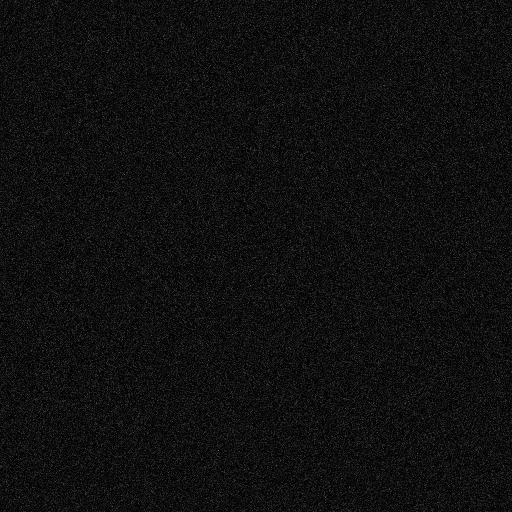
#> input picture GUIA1/PAIByB-1/Noise-1.tif, 512 x 512 px
$ jupyter execute --allow-errors informe.ipynb   (shell and % lines are left out)
#> lines starting #> are read from the running program, lines starting #| are printed output that depends on the picture; pictures that were not available may be replaced by others from this repository, and a replacement may not be noted
### GUIA1/stat_noise_estimation.py
import os
import numpy as np
import json
import pandas as pd
import cv2
import matplotlib.pyplot as plt
from scipy.stats import norm
from typing import Tuple, Dict, Any


def load_stat_data(data_path: str) -> Tuple[Dict[str, Any], Dict[str, pd.DataFrame]]:
    """
    Search for saved data from image segment analysis
    :param data_path: directory
    :return: stat_data, with statistical analysis,
             hist_dict, with a dataframe for each image's histogram
    """
    data_dict = {}
    hist_dict = {}
    for image in os.listdir(data_path):
        for file in os.listdir(os.path.join(data_path, image)):
            if file.endswith('.json'):
                data_dict[image] = json.load(open(os.path.join(data_path, image, file), 'r'))
            elif file.endswith('.csv'):
                hist_dict[image] = pd.read_csv(os.path.join(data_path, image, file))

    return data_dict, hist_dict


def stat_noise_reconstruction(data_dict: Dict[str, Any],
                              input_dir: str,
                              output_dir: str) -> None:
    """
    Reconstruct noise from statistical analysis of an image ROI selection
    :param data_dict: returned from load_stat_data
    :param input_dir: image origin dir
    :param output_dir: image reconstruction dir
    :return: None
    """
#> called with input_dir = 'PAIByB-1', output_dir = 'noise_estimation/stat_estimation'
    for fname in os.listdir(input_dir):
        noise = fname.split('.')[0]
        ruido_real = cv2.imread(os.path.join(input_dir, fname), cv2.IMREAD_GRAYSCALE)
#> ruido_real is the input picture: shape (512, 512); min 0, max 103, mean 15.6
        stats = data_dict[noise]
        ruido_reconstruido = np.random.normal(loc=stats['mean'],
                                              scale=stats['desv_est'],
                                              size=ruido_real.shape)
        fig, axs = plt.subplots(1, 2, figsize=(10, 5))
        axs[0].imshow(ruido_real, vmin=0, vmax=255, cmap='gray')
        axs[0].set_title(f'Imagen original: {noise}')
        axs[1].imshow(ruido_reconstruido, vmin=0, vmax=255, cmap='gray')
        axs[1].set_title('Ruido reconstruido con media y varianza')
        plt.show()

        cv2.imwrite(os.path.join(output_dir, f"{noise}_stat.png"), ruido_reconstruido)


def hist_noise_reconstruction(hist_dict: Dict[str, Any],
                              input_dir: str,
                              output_dir: str) -> None:
    """
    Reconstruct image noise from the histogram of a ROI selection
    :param hist_dict: returned from load_stat_data
    :param input_dir: image origin dir
    :param output_dir: reconstructed image dir
    :return: None
    """

    for fname in os.listdir(input_dir):
        noise = fname.split('.')[0]
        hist_df = hist_dict[noise]
        I, h = hist_df['gray_lvl'], hist_df['hist_value']
        mu = np.dot(I, h) / h.sum()
        sigma = np.sqrt(np.dot((I - mu) ** 2, h) / h.sum())
        bell_curve = norm.pdf(x=I, loc=mu, scale=sigma) * h.sum()

        fig, ax = plt.subplots()
        ax.plot(hist_df['gray_lvl'], hist_df['hist_value'])
        ax.plot(hist_df['gray_lvl'], bell_curve)
        ax.set_title(f'Histograma vs. ajuste gaussiano para {noise}')
        plt.show()

        # Calculo DMA
        DMA = np.abs(I - mu).dot(h) / h.sum()
        print(f"{DMA=:.3f}")

        # Reconstruimos
        ruido_real = cv2.imread(os.path.join(input_dir, fname), cv2.IMREAD_GRAYSCALE)
        ruido_reconstruido = np.random.normal(loc=mu,
                                              scale=sigma,
                                              size=ruido_real.shape)
        fig, axs = plt.subplots(1, 2, figsize=(10, 5))
        axs[0].imshow(ruido_real, vmin=0, vmax=255, cmap='gray')
        axs[0].set_title(f'Imagen original: {noise}')
        axs[1].imshow(ruido_reconstruido, vmin=0, vmax=255, cmap='gray')
        axs[1].set_title('Ruido reconstruido con el histograma')
        plt.show()

        # Guardamos
        cv2.imwrite(os.path.join(output_dir, f"{noise}_hist.png"), ruido_reconstruido)

### GUIA1/informe.ipynb
<center>

# Trabajo Práctico 1: estimación de ruido y denoising

## Procesamiento Avanzado de Imágenes en Biomedicina y Biología

### Segundo Cuatrimestre 2024

<table>
      <tr>
        <th>Alumnos</th>
        <th>Legajos</th>
      </tr>
      <tr>
        <td>
          Bajlec, Ivo<br>
          Grau, Gonzalo Andrés<br>
          Neira, Lucas Matias
        </td>
        <td>
          62175<br>
          62259<br>
          61750<br>
        </td>
      </tr>
    </table>

**Docente**: Roberto Sebastián Tomás

**Fecha de entrega**: 02/09/2024

</center>

[cell 1]
# Imports necesarios para el resto del archivo
import matplotlib.pyplot as plt
import numpy as np
import cv2
import os
import pandas as pd
from fft_analysis import *
from snr_estimation import *
from img_roi_analyzer import *
from stat_noise_estimation import load_stat_data, stat_noise_reconstruction, hist_noise_reconstruction
from test_wavelet import *

## Objetivos del trabajo
Mediante el siguiente trabajo, se buscará mejorar la calidad de imágenes biomédicas inherentemente ruidosas. Para ello, se aplicarán técnicas de estimación de ruido y denoising, incluyendo estimaciones estadísticas a partir de regiones de interés homogéneas (ROI, por la sigla en inglés *region of interest*), análisis en el dominio frecuencial, y descomposición por transformadas de wavelets. Luego, se evaluarán los resultados obtenidos mediante métricas relacionadas al *signal to noise ratio* (SNR) de las reconstrucciones.

## Aclaración sobre el formato del informe

Debido a que dedicamos archivos .py y .ipynb específicos para cada subítem del trabajo, para mayor modularización y prolijidad, optamos por no incluir gran parte del código fuente en el informe. En todo momento, se hará referencia a los archivos utilizados para generar las figuras, los cuales están disponibles en el repositorio de este informe.

## Primera parte: análisis y reconstrucción de ruido mediante procesamiento de ROIs

En la siguiente sección, se desarrollará un análisis de las imágenes contenidas en la carpeta PAIByB-1, muestreando adecuadamente sus segmentos ruidosos.

#### 1.1, 1.2: Escriban un código en Python que les permita trazar una linea y un rectángulo de dimensiones BxH en diferentes porciones de en una imagen, calcule histograma, varianza y valor esperado de las imágenes obtenidas en el inciso anterior, y guarde los resultados.

Para esta parte del proyecto, se desarrolló una interfaz gráfica con PyQT6 que permite escoger una imagen desde un directorio indicado por el usuario, seleccionar una ROI en forma de línea o de rectángulo. A partir de esto, se puede visualizar el perfil de la imágen como una señal de intensidad vs. distancia en pixeles (promediando por sobre las filas para el caso de la ROI rectangular). Finalmente, se procede a guardar en un archivo dedicado (dentro de la carpeta `infosaves`, con la extesión `.json`) los siguientes valores:
- Media de intensidad de gris en la ROI
- Forma y ubicación de la ROI seleccionada
- Desviación estándar
- Nombre de la imagen de proveniencia

Al mismo tiempo, se guardó un histograma calculado por sobre las intensidades de grisis en el segmento, en formato `.csv`

Para acceder al código fuente, ver el archivo `img_roi_analyzer.py`

#### 1.3: Reconstrucción de ruido en base a análisis estadístico de segmentos

Haciendo uso de las características extraídas con la GUI del ítem anterior, se intentó reconstruir el ruido de las imágenes de la carpeta `PAIByB-1` mediante el análisis estadístico de ROI seleccionadas manualmente. Las funciones para realizar este análisis se encuentran en el archivo `stat_noise_estimation.py`, y las estimaciones sobre las imágenes de `PAIByB-1` se encuentran en el notebook `a01_stat_estimation.ipynb`.

A continuación, se procede a visualizar las estimaciones obtenidas mediante análisis de media y varianza, simulando al ruido mediante un distribución normal:

[cell 2]
def multi_image_comp_plot(original_img_dir: str,
                          reconstructed_img_dir: str,
                          title: str='Reconstruccion') -> None:
    """
    Plots original images against reconstruted ones,
    Args:
        dir_original (str): path for original images
        dir_reconstructed (str): path for reconstructions
    """
    original_files = os.listdir(original_img_dir)
    reconstructed_files = os.listdir(reconstructed_img_dir)

    original_rec_dict = {original_file: reconstructed_file for original_file in original_files
                         for reconstructed_file in reconstructed_files
                         if original_file.split('.')[0] in reconstructed_file}

    fig, axs = plt.subplots(len(original_files), 2, figsize=(10, 20))
    i = 0

    for original, reconstructed in original_rec_dict.items():
        img_original = cv2.imread(os.path.join(original_img_dir, original), cv2.IMREAD_GRAYSCALE)
        img_reconstructed = cv2.imread(os.path.join(reconstructed_img_dir, reconstructed), cv2.IMREAD_GRAYSCALE)

        axs[i, 0].imshow(img_original, cmap='gray', vmin=0, vmax=255)
        axs[i, 0].set_title(f'Imagen original {original}')
        axs[i, 1].imshow(img_reconstructed, cmap='gray', vmin=0, vmax=255)
        axs[i, 1].set_title(title)
        axs[i, 0].axis('off')
        axs[i, 1].axis('off')

        i += 1

    plt.axis('off')
    plt.show()

[cell 3]
# Recolectamos la información de las slices obtenidas con la GUI
datadir = 'infosaves'
data_dict, hist_dict = load_stat_data(datadir)

# Estimamos el ruido
noise_dir = 'PAIByB-1'
output_dir = 'noise_estimation/stat_estimation'

#> (the rest of this cell did not finish here and is left out)

Luego, mediante análisis del histograma, se ajustó una distribución normal a cada figuras:

[cell 4]
output_dir = 'noise_estimation/hist_estimation'
#> (the rest of this cell did not finish here and is left out)

#### 1.4 Análisis de ruido a través de la Transformada de Fourier en 2D

Para la estimación de ruido, en primer lugar se llevará a cabo un análisis de la magnitud espectral de dos imágenes de `PAIByB-1` para una mejor lectura del NB. En particular, se trabajará con `Noise-1.tif` y`Noise-4.tif`.

Las función para llevar a cabo este análisis se llama `cr8FFTimgsPlots` la cual se encuentra en el archivo `fft_analysis.py`. Para ver una mejor demostración de la aplicación de esta función, se sugiere revisar el NB `ff_analysis.ipynb`.

La magnitud espectral se analizará con imágenes en 2 y 3 dimensiones para una mejor compresión. Esto es con el fin de poder comparar la 'altura' del nivel de ruido entre `Noise-1.tif` y `Noise-4.tif`.

Comparando la magnitud de cada imagen, se puede decir que el ruido de `Noise-1.tif` está en el orden de 80 db como máximo, mientras que para `Noise-4.tif` el ruido se encuentra en el orden de más de 90 dB como máximo. Observando las imagenes, claramente hay una correlación entre la cantidad de ruido en cada una y su magnitud espectral, siendo mayor en el caso de `Noise-4.tif`.

#### 1.5: estimación de ruido con Wavelets

Para la estimación de ruido mediante la descomposición de wavelet, se optó por realizar una recomposiscion de la imagen mediante las componentes de ruido de alta frecuencia.
Esto se logra seleccionando un nivel de descomposición a tavez de la funcion `wavedec2`  de la librería `Pywavelets`. Luego una vez obtenidos todos los componentes de ese nivel, se modifica a 0 el componente de baja frecuencia. Así la imagen reconstruida
es una combinancion del ruido de alta frecuencia.

[cell 5]
path_ruido = 'PAIByB-1'
path_estim_wav = 'noise_estimation/wavelet_estimation'
multi_image_comp_plot(path_ruido, path_estim_wav)
#> (the call stopped at in multi_image_comp_plot, `fig, axs = plt.subplots(len(original_files), 2, figsize=(10, 20))`: IPython is not available in this run)

#### 1.6: Cuantificación del denoising

Para cuantificar la eficiencia del denoising, se calcularon el peak-SNR y el SSIM. Estas funciones fueron implementadas en `snr_estimation.py`, utilizando la implementación de SSIM disponible en scikit-image. El propio código para obtener estos resultados se encuentra en `snr_metrics.ipynb`. A continuación, se muestran los resultados obtenidos para cada caso:

- Método de reconstrucción de ruido: **Varianza Local**

[cell 6]
metrics_dir = 'metrics'
noise_stat_df = pd.read_csv(os.path.join(metrics_dir, 'noise_stat.csv'), index_col=0)
#> (reads GUIA1/metrics/noise_stat.csv from the repository)
noise_stat_df

- Método de reconstrucción de ruido: **Estimación Estadística del Histograma**

[cell 7]
noise_hist_df = pd.read_csv(os.path.join(metrics_dir, 'noise_hist.csv'), index_col=0)
#> (reads GUIA1/metrics/noise_hist.csv from the repository)
noise_hist_df

- Método de reconstrucción de ruido: **Transformada Wavelets**

[cell 8]
noise_wavelet_df = pd.read_csv(os.path.join(metrics_dir, 'noise_wavelet.csv'), index_col=0)
#> (reads GUIA1/metrics/noise_wavelet.csv from the repository)
noise_wavelet_df

## Segunda parte: denoising aplicado a imágenes biomédicas

En esta sección, utilizaremos estimaciones del ruido en las imágenes de la carpeta PAIByB-2 para poder así extraer estas componentes y conservar únicamente la información relevante

#### 2.1 Estimación de ruido por análisis estadístico de ROIs
Haciendo uso de la interfaz creada para el subitem 1.1, se extrajeron segmentos rectangulares homogéneos del fondo de las imágenes presentes en `PAIByB-2`, para posteriormente analizarlas y simular su ruido mediante una distribución normal. Para ello, se utilizaron las funciones definidas en `stat_noise_estimation.py`, y se ejecutó el análisis en `a02_pies_stat_noise.ipynb`.

A continuación, se muestran los resultados obtenidos:

[cell 9]
#Reconstruimos el ruido con media y varianza
noise_dir = 'PAIByB-2'
output_dir = 'noise_estimation/stat_estimation'
image_dir = 'PAIByB-2'
#> (the rest of this cell did not finish here and is left out)

#> call 2 of stat_noise_reconstruction, with input_dir = 'PAIByB-2', output_dir = 'noise_estimation/stat_estimation'
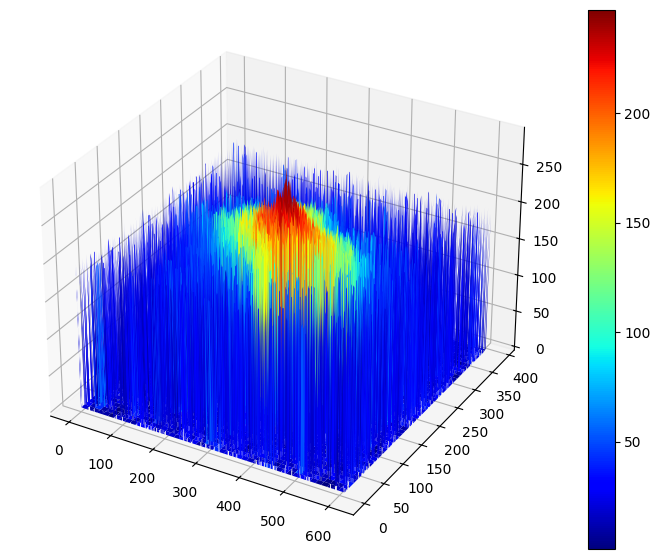
#> input picture GUIA1/Informe/figures/caratula.png, 660 x 559 px, found by its file name
#> in stat_noise_reconstruction (call 2), `ruido_real = cv2.imread(os.path.join(input_dir, fname), cv2.IMREAD_GRA..`:
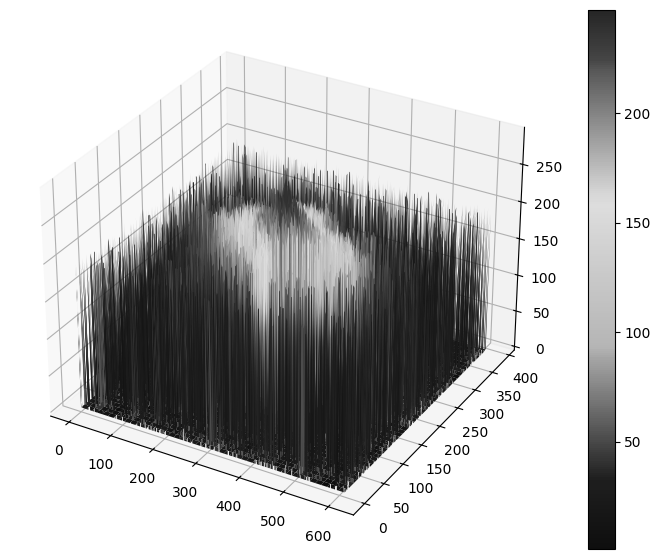
#> ruido_real: shape (559, 660); min 0, max 255, mean 196.1

A partir de las reconstrucción de ruido para cada imagen, es posible observar una correlación bastante amplia entre el ruido observable en la imagen original y la reconstrucción realizada a partir de estimación estadística.

#### 2.2 Métodos de denoising espacial

Para reducir el ruido en las imágenes de `PAIByB-2` mediante filtros "clásicos", se utilizaron las funciones del módulo `cv2` en el archivo `a02_spatial_denoising.ipynb`. En particular, para los kernels gaussianos, se utilizó como desviación estándar la obtenida en la estimación del ruido del subitem anterior para cada imagen correspondiente. Se obtuvo el siguiente resultado:

[cell 10]
datadir = 'infosaves'
data_dict, hist_dict = load_stat_data(datadir)
paths = os.listdir(image_dir)
#> (the rest of this cell did not finish here and is left out)

#### 2.3.1 Estimación de ruido y denoising a través de la Transformada de Fourier en 2D

Para la estimación de ruido, en primer lugar se llevará a cabo un análisis de la magnitud espectral de dos imágenes de `PAIByB-2` para una mejor lectura del NB. En particular, se trabajará con `Pie2-1.tif` y`Pie2-4.tif`. La magnitud espectral se analizará con imágenes en 2 y 3 dimensiones para una mejor compresión. Esto es con el fin de poder comparar la 'altura' del nivel de ruido entre `Pie2-1.tif` y `Pie2-4.tif`.

Se utilizará la función para llevar a cabo este análisis se llama `cr8FFTimgsPlots` la cual se encuentra en el archivo `fft_analysis.py`.

Observando los gráficos en 3D, es posible observar que existe un aumento de la magnitud espectral para bajas frecuencias. Comparando la magnitud de las altas frecuencias entre `Pie2-1.tif` y `Pie2-4.tif`, es en el caso de `Pie2-4.tif` donde el 'piso' tiene una magnitud mayor (70 y 85 dB, respectivamente). Esto quiere decir que, efectivamente, la imagen `Pie2-4.tif` es más ruidosa que `Pie2-1.tif`.

Ahora bien, para llevar a cabo el denoising de las imágenes, decidimos aplicar *máscaras*, matrices con valores 0 y 1, las cuales, multiplicadas a la FFT de la imagen original, ocultan frecuencias espaciales características que, a la hora de reconstruir la FFT, se observen cambios en imagen.

La intención de construir estas máscaras es separar el ruido de los objetos de interés. Para crear estas máscaras, se parte de la magnitud espectral de cada imagen y se eligen dos valores umbrales, uno superior y otro inferior. El umbral inferior corresponderá a la magnitud que comparte el ruido de alta frecuencia; el umbral superior corresponderá a la magnitud que comparte el ruido de baja frecuencia.

Para `Pie2-1.tif`:
- Umbral inferior: 60 dB
- Umbral superior: 130 dB

Para `Pie2-4.tif`:
- Umbral inferior: 85 dB
- Umbral superior: 135 dB

Las función para llevar a cabo este análisis se llama `cr8FFTNoiseEstimPlots` la cual se encuentra en el archivo `fft_analysis.py`. Para ver una mejor demostración de la aplicación de esta función, se sugiere revisar el NB `fft_analysis.ipynb`.

Cada una de los figuras anteriores muestra el ruido estimado para cada imagen. Está claro nuevamente que, la imagen `Pie2-4.tif` posee mayor cantidad de ruido que `Pie2-1.tif`

Una vez determinados los umbrales para cada imagen, se aplica una máscara inversa a la creada anteriormente: nuestro algoritmo de denoising crea una máscara para ocultar el ruido de baja y alta frecuencia y conservar las frecuencias pertenecientes al objeto en estudio.

Las función para llevar a cabo este análisis se llama `cr8FFTDenoisingPlots` la cual se encuentra en el archivo `fft_analysis.py`. Para ver una mejor demostración de la aplicación de esta función, se sugiere revisar el NB `fft_analysis.ipynb`.

Los resultados son los siguientes:

[cell 11]
origin_dir = 'PAIByB-2'
filtered_dir = 'denoised_img/fourier_denoising'
multi_image_comp_plot(origin_dir, filtered_dir)
#> (the call stopped at in multi_image_comp_plot, `fig, axs = plt.subplots(len(original_files), 2, figsize=(10, 20))`: IPython is not available in this run)

Luego de aplicar el denoising, la imagen resultante posee una mejora considerable con respecto a su imagen original.

#### 2.3.2 Estimación de ruido y denoising a través de la Transformada de Wavelets en 2D

Para la reacilación de la estimación de ruido del ruido de los archivos de la carpeta `PAIByB-2` se realizó un procedimiento analogo al del punto 1.5. Extrayendo solo las comonetes de ruido de alta frecuencia. Sin, embargo aqui se puede ver que wavelets, no es un método presiso para la estimación del ruido.Esto se debe a que al querer estimarlo sin contexto sobre la imagen, se pueden también tomar los detalles de alta freciuencia como lo son los bordes de la imagen. Se podría realizar un analisis de varios niveles, sin embargo siempre se arrastra algo de los componentes de borde.

[cell 12]
origin_dir = 'PAIByB-2'
estim_noise_dir = 'noise_estimation/wavelet_estimation'
multi_image_comp_plot(origin_dir, estim_noise_dir, title='Ruido estimado')
#> (the call stopped at in multi_image_comp_plot, `fig, axs = plt.subplots(len(original_files), 2, figsize=(10, 20))`: IPython is not available in this run)

Para lo que es el denoising, se realizó una técnica similar a la estimación del ruido. Lo que se hizo fue poder seleccionar que componentes de alta frecuencia tomar además del de baja frecuencia. De esta forma, se pueden eliminar cada componente de un nivel particular. Este procedimiento es usuario dependiente,  recae en prueba y error, ya que se debe seleccionar el nivel y el componente a incluir.Para las imagenes a continuación se presenta la descomposición en 2 niveles tomando la componente de baja frecuencia y las componentes de alta frecuencia del nivel 1.

[cell 13]
origin_dir = 'PAIByB-2'
filtered_dir = 'denoised_img/wavelet_denoising'
multi_image_comp_plot(origin_dir, filtered_dir, title='Denoised')
#> (the call stopped at in multi_image_comp_plot, `fig, axs = plt.subplots(len(original_files), 2, figsize=(10, 20))`: IPython is not available in this run)

#### 2.4 Métricas de SNR en denoising

A continuación, se muestran los resultados obtenidos en `snr_metrics.ipynb` para la cuantificación del denosing con cada método

[cell 14]
metrics_dir = 'metrics'
methods = ['wavelet', 'fourier', 'gauss', 'median']
dfs = []
#> (the rest of this cell did not finish here and is left out)

#> (a cell that did not finish here is left out)

#> (a cell that did not finish here is left out)

#### 2.5 Analisis de resultados

En general se puede decir que los filtrso gauseanos y de mediana al ser filtros pasa bajo, tienen el efecto de suavizar la imagen quitado detalles finos como lo son los bordes, pero eliminando ruido de alta frecuencia. A su vez, la trasformada de wavelets, tiene una ventaja que se puede manipular que componentes conservar, perdiendo una menor cantidad de detalles de alta frecuencia, sin embargo es notorio el suavizado (por lo menos con el método aaplicado de nivel 2). Para este trabajo se trabajo creando filtros pasa banda de fourier, viendo los limites a ojo. A pesar de lapoca automatización, para la gan mayoria de las imagenes este fue el mejor filtro, preservando detalles finos e eliminando el ruido.

## Parte 3: aumento de contraste

Para esta sección, se utilizaron los códigos del módulo `cv2` para ecualizar global y localmente el histograma de las imágenes mejoradas por el método de denoising con transformada de Fourier. En primer lugar, veremos el resultado de aplicar una ecualización global:

[cell 17]
image_dir = 'denoised_img/fourier_denoising'
eq_hist_dir = 'eq_hist_global_img'
multi_image_comp_plot(image_dir, eq_hist_dir, 'Ecualizacion global')
#> (the call stopped at in multi_image_comp_plot, `fig, axs = plt.subplots(len(original_files), 2, figsize=(10, 20))`: IPython is not available in this run)

A continuación, vemos el resultado de aplicar un ecualizado con CLAHE para `clipLimit=2.0`, `tileGridSize=(8x8)`

[cell 18]
image_dir = 'denoised_img/fourier_denoising'
eq_hist_dir = 'clahe_images'
multi_image_comp_plot(image_dir, eq_hist_dir, 'Ecualizacion CLAHE')
#> (the call stopped at in multi_image_comp_plot, `fig, axs = plt.subplots(len(original_files), 2, figsize=(10, 20))`: IPython is not available in this run)

Para entender mejor el funcionamiento del algoritmo de CLAHE, corrimos el siguiente código haciendo una pequeña gridsearch sobre los hiperparámetros:

[cell 19]
cliplimits = [2**i for i in range(2, 6)]
grid_sides = [2**i for i in range(3, 7)]
raw_img = cv2.imread('denoised_img/fourier_denoising/Pie2-2_fourier.png', cv2.IMREAD_GRAYSCALE)
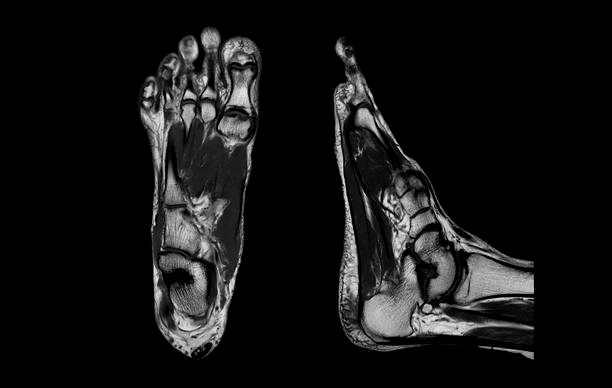
#> input picture GUIA1/denoised_img/fourier_denoising/Pie2-2_fourier.png, 612 x 388 px
#> raw_img is the input picture: shape (388, 612); min 0, max 227, mean 20.1

#> (the rest of this cell did not finish here and is left out)
